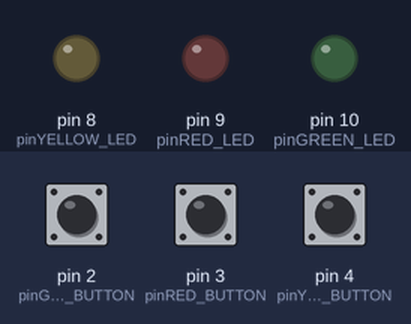
A sketch run on a simulated Arduino Uno, built with avr-gcc and run on an emulated ATmega328P. Parts: output pins drawn as LEDs (lit = HIGH). The test bench sets the inputs (shaded band); at power-on: pin 2 (pinGREEN_BUTTON) HIGH, pin 3 (pinRED_BUTTON) HIGH, pin 4 (pinYELLOW_BUTTON) HIGH.

Above: at 1.2 s.
1.3 s: pin 2 (pinGREEN_BUTTON) pulled LOW for 0.15 s
At 1.37 s:
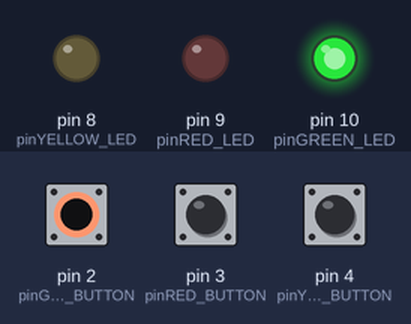
2.9 s: pin 3 (pinRED_BUTTON) pulled LOW for 0.15 s
At 2.97 s:
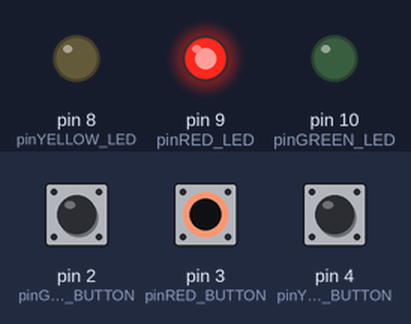
4.5 s: pin 4 (pinYELLOW_BUTTON) pulled LOW for 0.15 s
At 4.57 s:
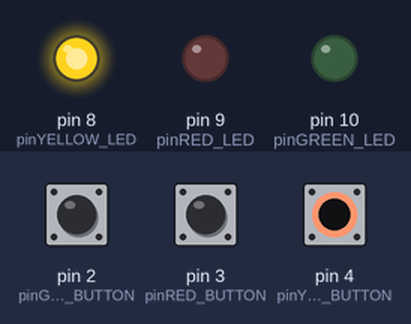
6.1 s: pin 4 (pinYELLOW_BUTTON) pulled LOW for 3.2 s
At 9.7 s:
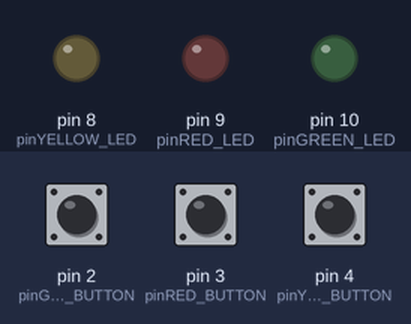
10.8 s: pin 2 (pinGREEN_BUTTON) pulled LOW for 3.2 s
At 12.0 s:
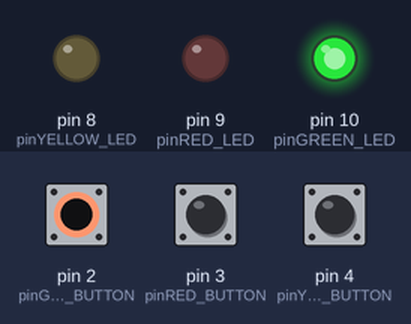
Timing chart, 0 to 15.5 s (numbered marks = the images above; inputs shaded):
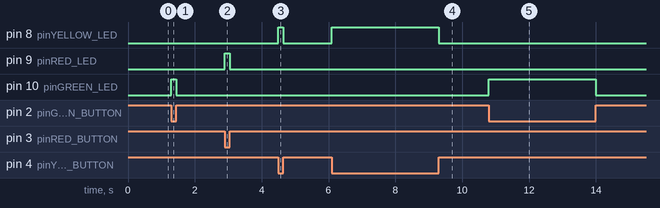

Measured:
- after the input at 1.3 s, pin 10 (pinGREEN_LED): LOW → HIGH at once, → LOW 0.15 s later
- after the input at 2.9 s, pin 9 (pinRED_LED): LOW → HIGH at once, → LOW 0.15 s later
- after the input at 4.5 s, pin 8 (pinYELLOW_LED): LOW → HIGH at once, → LOW 0.15 s later
- after the input at 6.1 s, pin 8 (pinYELLOW_LED): LOW → HIGH at once, → LOW 3.2 s later
- after the input at 10.8 s, pin 10 (pinGREEN_LED): LOW → HIGH at once, → LOW 3.2 s later

The sketch:

3push-button-and-led.ino
```cpp
const uint8_t   LED_OFF         =  LOW;
const uint8_t   LED_ON          = HIGH;

const uint8_t   pinGREEN_BUTTON       = 2;
const uint8_t   pinRED_BUTTON         = 3;
const uint8_t   pinYELLOW_BUTTON      = 4;

const uint8_t   pinGREEN_LED          = 10;
const uint8_t   pinRED_LED            = 9;
const uint8_t   pinYELLOW_LED         = 8;

void setup()

{
  pinMode(pinGREEN_BUTTON, INPUT_PULLUP);
  pinMode(pinRED_BUTTON, INPUT_PULLUP);
  pinMode(pinYELLOW_BUTTON, INPUT_PULLUP);
  pinMode(pinGREEN_LED, OUTPUT);
  pinMode(pinRED_LED, OUTPUT);
  pinMode(pinYELLOW_LED, OUTPUT);
}

void loop()
{
  if (digitalRead(pinGREEN_BUTTON) == LED_OFF){
    digitalWrite(pinGREEN_LED, LED_ON);
  }
  else if (digitalRead(pinRED_BUTTON) == LED_OFF) {
    digitalWrite(pinRED_LED, LED_ON);
  }
   else if (digitalRead(pinYELLOW_BUTTON) == LED_OFF) {
    digitalWrite(pinYELLOW_LED, LED_ON);
  }
  else {
    // turn off LED.
    digitalWrite(pinGREEN_LED,LED_OFF);
    digitalWrite(pinRED_LED, LED_OFF);
    digitalWrite(pinYELLOW_LED, LED_OFF);
  }
}
```
